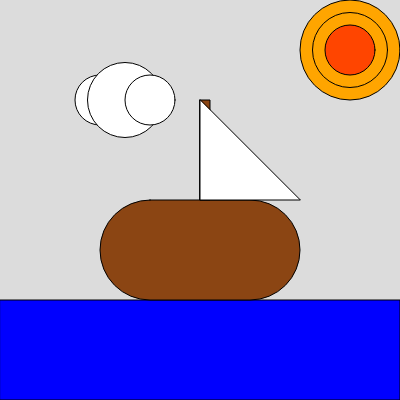
Frame 1 (no input)
Frame 60 (no input): identical to frame 1, image omitted
Frame 120 (the mouse pressed at the canvas centre since frame 60): identical to frame 1, image omitted

The p5.js sketch that drew this single still picture (run headless with seeded random() and noise() and a simulated clock; from frame 60 on, the mouse is pressed at the canvas centre):

// p5.js sketch
// ── sketch.js
/* dra a brown wooden boat whith a white sail on top of a blue ocean
- the sky is light blue with one white cloud
- the cloud has three different sized circles that overlap each other
- the sun is a yellow circle inside a yellow-orange circle inside an orange circle in the top right corner
- the sail is a large white triangle connected to the top of the dark brown mast down to the tip of the front
- the boat is a curved at the bottom an has a dark brown rectangle for the body
*/

function setup() {
  createCanvas(400, 400);
}

function draw() {
  background(220);

  // draw the ocean
  fill(0, 0, 255);  
  rect(0, 300, 400, 100);

  // draw the boat body
  fill(139, 69, 19);
  rect(100, 200, 200, 100, 50);

  // draw the mast
  fill(139, 69, 19);
  rect(200, 100, 10, 100);

  // draw the sail
  fill(255, 255, 255);
  triangle(200, 100, 200, 200, 300, 200);

  // draw the cloud
  fill(255, 255, 255);
  ellipse(100, 100, 50, 50);
  ellipse(125, 100, 75, 75);
  ellipse(150, 100, 50, 50);

  // draw the sun
  fill(255, 165, 0);
  ellipse(350, 50, 100, 100);
  fill(255, 165, 0);
  ellipse(350, 50, 75, 75);
  fill(255, 69, 0);
  ellipse(350, 50, 50, 50);
}
